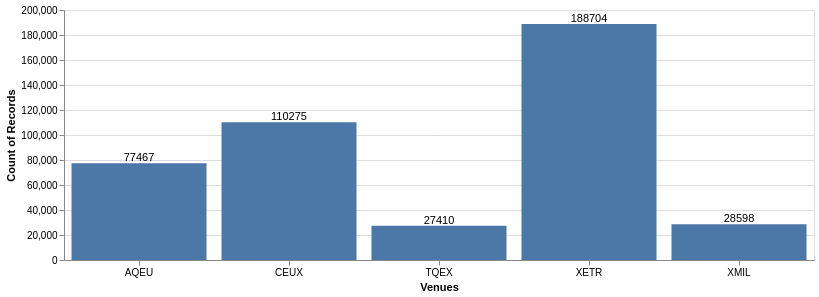
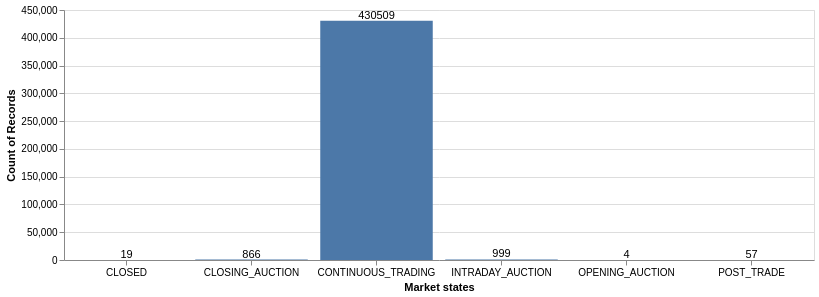
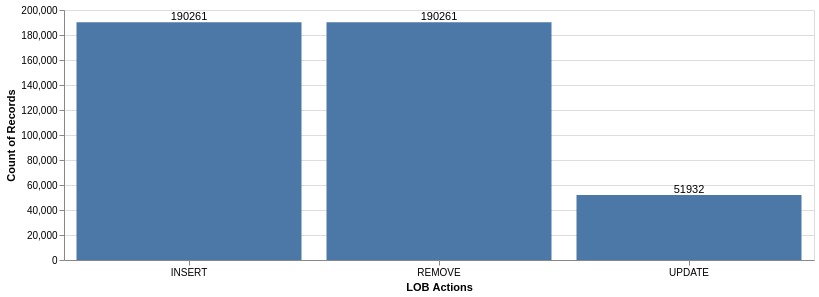

Here is the notebook cell these charts were saved with, in order:
### Code cell
show_histogram(
    df=quotes_inc_eu, 
    column_name="venue",
    x_label="Venues",
    sort_order="venue"
)
show_histogram(
    df=quotes_inc_eu, 
    column_name="market_state",
    x_label="Market states",
    sort_order="market_state"
)
show_histogram(
    df=quotes_inc_eu, 
    column_name="lob_action",
    x_label="LOB Actions",
    sort_order="lob_action"
)

### Figure 1 — Vega specification as saved in the notebook (floating-point values rounded to 4 significant figures)
{"$schema": "https://vega.github.io/schema/vega/v6.json", "data": [{"name": "source_0"}, {"name": "source_1"}, {"name": "data_0", "values": [{"__count": 77467, "venue": "AQEU"}, {"__count": 27410, "venue": "TQEX"}, {"__count": 110275, "venue": "CEUX"}, {"__count": 188704, "venue": "XETR"}, {"__count": 28598, "venue": "XMIL"}]}, {"name": "data_1", "values": [{"__count": 77467, "venue": "AQEU"}, {"__count": 27410, "venue": "TQEX"}, {"__count": 110275, "venue": "CEUX"}, {"__count": 188704, "venue": "XETR"}, {"__count": 28598, "venue": "XMIL"}]}, {"name": "source_0_x_domain_venue_0", "values": [{"sort_field": "AQEU", "venue": "AQEU"}, {"sort_field": "TQEX", "venue": "TQEX"}, {"sort_field": "CEUX", "venue": "CEUX"}, {"sort_field": "XETR", "venue": "XETR"}, {"sort_field": "XMIL", "venue": "XMIL"}]}, {"name": "source_1_x_domain_venue_1", "values": [{"sort_field": "AQEU", "venue": "AQEU"}, {"sort_field": "TQEX", "venue": "TQEX"}, {"sort_field": "CEUX", "venue": "CEUX"}, {"sort_field": "XETR", "venue": "XETR"}, {"sort_field": "XMIL", "venue": "XMIL"}]}], "marks": [{"type": "rect", "name": "layer_0_marks", "from": {"data": "data_0"}, "encode": {"update": {"width": {"signal": "max(0.25, bandwidth('x'))"}, "fill": {"value": "#4c78a8"}, "y": {"field": "__count", "scale": "y"}, "y2": {"value": 0, "scale": "y"}, "x": {"field": "venue", "scale": "x"}}}, "style": ["bar"]}, {"type": "text", "name": "layer_1_marks", "from": {"data": "data_1"}, "encode": {"update": {"align": {"value": "center"}, "baseline": {"value": "middle"}, "y": {"field": "__count", "scale": "y"}, "x": {"field": "venue", "scale": "x", "band": 0.5}, "fill": {"value": "black"}, "text": {"signal": "format(datum[\"__count\"], \"\")"}, "dy": {"value": -5}}}, "style": ["text"]}], "scales": [{"name": "x", "type": "band", "domain": {"fields": [{"data": "source_0_x_domain_venue_0", "field": "venue"}, {"data": "source_1_x_domain_venue_1", "field": "venue"}], "sort": {"op": "max", "field": "sort_field"}}, "range": [0, {"signal": "width"}], "paddingOuter": 0.05, "paddingInner": 0.1}, {"name": "y", "type": "linear", "domain": {"fields": [{"data": "data_0", "field": "__count"}, {"data": "data_1", "field": "__count"}]}, "range": [{"signal": "height"}, 0], "nice": true, "zero": true}], "axes": [{"scale": "y", "gridScale": "x", "domain": false, "aria": false, "maxExtent": 0, "orient": "left", "tickCount": {"signal": "ceil(height/40)"}, "labels": false, "minExtent": 0, "grid": true, "ticks": false, "zindex": 0}, {"scale": "x", "zindex": 0, "labelAngle": 0, "grid": false, "title": "Venues", "orient": "bottom", "labelBaseline": "top"}, {"scale": "y", "title": "Count of Records", "labelOverlap": true, "orient": "left", "grid": false, "tickCount": {"signal": "ceil(height/40)"}, "zindex": 0}], "background": "white", "height": 250, "style": "cell", "width": 750, "padding": 5}

### Figure 2 — Vega specification as saved in the notebook (floating-point values rounded to 4 significant figures)
{"$schema": "https://vega.github.io/schema/vega/v6.json", "data": [{"name": "source_0"}, {"name": "source_1"}, {"name": "data_0", "values": [{"__count": 430509, "market_state": "CONTINUOUS_TRADING"}, {"__count": 19, "market_state": "CLOSED"}, {"__count": 57, "market_state": "POST_TRADE"}, {"__count": 999, "market_state": "INTRADAY_AUCTION"}, {"__count": 866, "market_state": "CLOSING_AUCTION"}, {"__count": 4, "market_state": "OPENING_AUCTION"}]}, {"name": "data_1", "values": [{"__count": 430509, "market_state": "CONTINUOUS_TRADING"}, {"__count": 19, "market_state": "CLOSED"}, {"__count": 57, "market_state": "POST_TRADE"}, {"__count": 999, "market_state": "INTRADAY_AUCTION"}, {"__count": 866, "market_state": "CLOSING_AUCTION"}, {"__count": 4, "market_state": "OPENING_AUCTION"}]}, {"name": "source_0_x_domain_market_state_0", "values": [{"market_state": "CONTINUOUS_TRADING", "sort_field": "CONTINUOUS_TRADING"}, {"market_state": "CLOSED", "sort_field": "CLOSED"}, {"market_state": "POST_TRADE", "sort_field": "POST_TRADE"}, {"market_state": "INTRADAY_AUCTION", "sort_field": "INTRADAY_AUCTION"}, {"market_state": "CLOSING_AUCTION", "sort_field": "CLOSING_AUCTION"}, {"market_state": "OPENING_AUCTION", "sort_field": "OPENING_AUCTION"}]}, {"name": "source_1_x_domain_market_state_1", "values": [{"market_state": "CONTINUOUS_TRADING", "sort_field": "CONTINUOUS_TRADING"}, {"market_state": "CLOSED", "sort_field": "CLOSED"}, {"market_state": "POST_TRADE", "sort_field": "POST_TRADE"}, {"market_state": "INTRADAY_AUCTION", "sort_field": "INTRADAY_AUCTION"}, {"market_state": "CLOSING_AUCTION", "sort_field": "CLOSING_AUCTION"}, {"market_state": "OPENING_AUCTION", "sort_field": "OPENING_AUCTION"}]}], "marks": [{"type": "rect", "name": "layer_0_marks", "from": {"data": "data_0"}, "encode": {"update": {"x": {"field": "market_state", "scale": "x"}, "width": {"signal": "max(0.25, bandwidth('x'))"}, "y": {"field": "__count", "scale": "y"}, "y2": {"value": 0, "scale": "y"}, "fill": {"value": "#4c78a8"}}}, "style": ["bar"]}, {"type": "text", "name": "layer_1_marks", "from": {"data": "data_1"}, "encode": {"update": {"baseline": {"value": "middle"}, "text": {"signal": "format(datum[\"__count\"], \"\")"}, "align": {"value": "center"}, "y": {"field": "__count", "scale": "y"}, "dy": {"value": -5}, "fill": {"value": "black"}, "x": {"field": "market_state", "scale": "x", "band": 0.5}}}, "style": ["text"]}], "scales": [{"name": "x", "type": "band", "domain": {"fields": [{"data": "source_0_x_domain_market_state_0", "field": "market_state"}, {"data": "source_1_x_domain_market_state_1", "field": "market_state"}], "sort": {"op": "max", "field": "sort_field"}}, "range": [0, {"signal": "width"}], "paddingInner": 0.1, "paddingOuter": 0.05}, {"name": "y", "type": "linear", "domain": {"fields": [{"data": "data_0", "field": "__count"}, {"data": "data_1", "field": "__count"}]}, "range": [{"signal": "height"}, 0], "zero": true, "nice": true}], "axes": [{"scale": "y", "aria": false, "grid": true, "domain": false, "gridScale": "x", "maxExtent": 0, "minExtent": 0, "tickCount": {"signal": "ceil(height/40)"}, "ticks": false, "orient": "left", "labels": false, "zindex": 0}, {"scale": "x", "labelBaseline": "top", "orient": "bottom", "grid": false, "labelAngle": 0, "zindex": 0, "title": "Market states"}, {"scale": "y", "title": "Count of Records", "labelOverlap": true, "orient": "left", "tickCount": {"signal": "ceil(height/40)"}, "zindex": 0, "grid": false}], "padding": 5, "height": 250, "style": "cell", "background": "white", "width": 750}

### Figure 3 — Vega specification as saved in the notebook (floating-point values rounded to 4 significant figures)
{"$schema": "https://vega.github.io/schema/vega/v6.json", "data": [{"name": "source_0"}, {"name": "source_1"}, {"name": "data_0", "values": [{"__count": 190261, "lob_action": "INSERT"}, {"__count": 190261, "lob_action": "REMOVE"}, {"__count": 51932, "lob_action": "UPDATE"}]}, {"name": "data_1", "values": [{"__count": 190261, "lob_action": "INSERT"}, {"__count": 190261, "lob_action": "REMOVE"}, {"__count": 51932, "lob_action": "UPDATE"}]}, {"name": "source_0_x_domain_lob_action_0", "values": [{"lob_action": "INSERT", "sort_field": "INSERT"}, {"lob_action": "REMOVE", "sort_field": "REMOVE"}, {"lob_action": "UPDATE", "sort_field": "UPDATE"}]}, {"name": "source_1_x_domain_lob_action_1", "values": [{"lob_action": "INSERT", "sort_field": "INSERT"}, {"lob_action": "REMOVE", "sort_field": "REMOVE"}, {"lob_action": "UPDATE", "sort_field": "UPDATE"}]}], "marks": [{"type": "rect", "name": "layer_0_marks", "from": {"data": "data_0"}, "encode": {"update": {"x": {"field": "lob_action", "scale": "x"}, "width": {"signal": "max(0.25, bandwidth('x'))"}, "fill": {"value": "#4c78a8"}, "y": {"field": "__count", "scale": "y"}, "y2": {"value": 0, "scale": "y"}}}, "style": ["bar"]}, {"type": "text", "name": "layer_1_marks", "from": {"data": "data_1"}, "encode": {"update": {"baseline": {"value": "middle"}, "text": {"signal": "format(datum[\"__count\"], \"\")"}, "y": {"field": "__count", "scale": "y"}, "x": {"field": "lob_action", "scale": "x", "band": 0.5}, "align": {"value": "center"}, "dy": {"value": -5}, "fill": {"value": "black"}}}, "style": ["text"]}], "scales": [{"name": "x", "type": "band", "domain": {"fields": [{"data": "source_0_x_domain_lob_action_0", "field": "lob_action"}, {"data": "source_1_x_domain_lob_action_1", "field": "lob_action"}], "sort": {"op": "max", "field": "sort_field"}}, "range": [0, {"signal": "width"}], "paddingInner": 0.1, "paddingOuter": 0.05}, {"name": "y", "type": "linear", "domain": {"fields": [{"data": "data_0", "field": "__count"}, {"data": "data_1", "field": "__count"}]}, "range": [{"signal": "height"}, 0], "zero": true, "nice": true}], "axes": [{"scale": "y", "domain": false, "gridScale": "x", "minExtent": 0, "ticks": false, "zindex": 0, "orient": "left", "maxExtent": 0, "labels": false, "grid": true, "aria": false, "tickCount": {"signal": "ceil(height/40)"}}, {"scale": "x", "labelBaseline": "top", "title": "LOB Actions", "orient": "bottom", "labelAngle": 0, "grid": false, "zindex": 0}, {"scale": "y", "tickCount": {"signal": "ceil(height/40)"}, "zindex": 0, "title": "Count of Records", "orient": "left", "labelOverlap": true, "grid": false}], "padding": 5, "width": 750, "background": "white", "height": 250, "style": "cell"}
